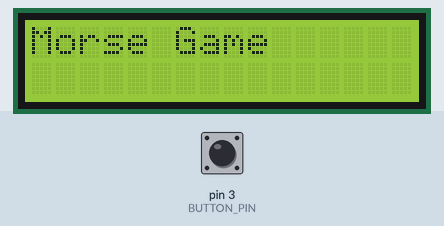
Bench run of a sketch on a simulated Arduino Uno, built with avr-gcc and run on an emulated ATmega328P. On the bench: 16×2 character LCD. The test bench sets the inputs (shaded band); at power-on: pin 3 (BUTTON_PIN) HIGH.

Above: at 0.1 s.
2.8 s: pin 3 (BUTTON_PIN) pulled LOW for 0.15 s
At 5.1 s:
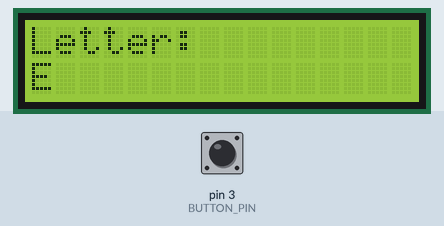
5.9 s: pin 3 (BUTTON_PIN) pulled LOW for 1 s
At 8.6 s:
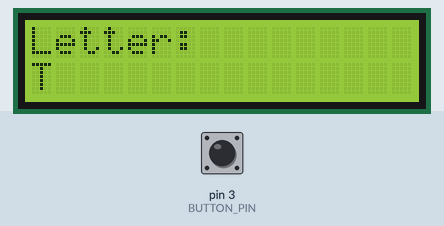
9.9 s: pin 3 (BUTTON_PIN) pulled LOW for 3.2 s
At 13.8 s:
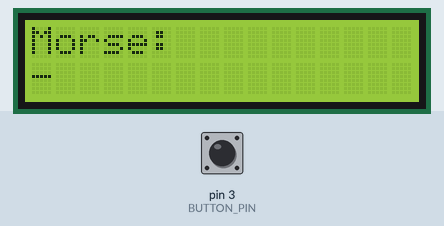
16.1 s: pin 3 (BUTTON_PIN) pulsed LOW 2 times (0.12 s each, 0.3 s apart)
At 17.1 s:
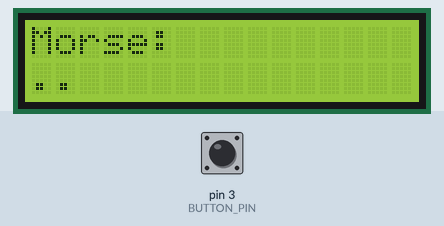
19.7 s: pin 3 (BUTTON_PIN) pulsed LOW 5 times (0.12 s each, 0.3 s apart)
At 22.5 s:
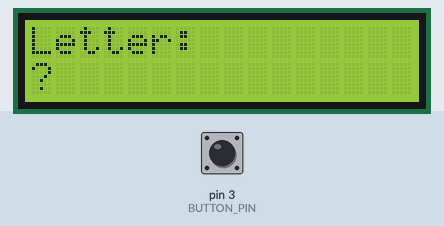
Timing chart, 0 to 24.0 s (numbered marks = the images above; inputs shaded):
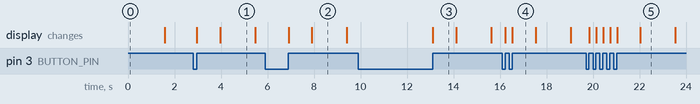

The sketch:

lesson-26_Morse_code.ino
```cpp
#include "Adafruit_LiquidCrystal.h"   // Library for I2C LCD1602

#define BUTTON_PIN 3                  // Digital pin connected to the button

// Create an LCD object (I2C address is handled internally by the library)
Adafruit_LiquidCrystal lcd(0);

// ---------------- Variable Definitions ----------------

// Time when the button is pressed down
unsigned long pressStartTime = 0;

// Time when the button is released
unsigned long lastReleaseTime = 0;

// Flag to indicate whether the button is currently pressed
bool buttonPressed = false;

// String to store the Morse code sequence ('.' and '-')
String morseCode = "";

// ---------------- Setup Function ----------------
void setup() {
  Serial.begin(115200);               // Start serial communication for debugging

  // Set button pin as input with internal pull-up resistor
  // Default state: HIGH, Pressed: LOW
  pinMode(BUTTON_PIN, INPUT_PULLUP);

  // Initialize the LCD (16 columns, 2 rows)
  // Retry until initialization is successful
  while (!lcd.begin(16, 2)) {
    Serial.println("LCD init failed");
    delay(50);
  }

  lcd.setBacklight(1);                // Turn on LCD backlight
  lcd.clear();

  // Display welcome message
  lcd.setCursor(0, 0);
  lcd.print("Morse Game");
  delay(1500);
  lcd.clear();
}

// ---------------- Main Loop ----------------
void loop() {
  int buttonState = digitalRead(BUTTON_PIN);  // Read button state

  // -------- Detect button press --------
  if (buttonState == LOW && !buttonPressed) {
    buttonPressed = true;             // Mark button as pressed
    pressStartTime = millis();        // Record press start time
  }

  // -------- Detect button release --------
  if (buttonState == HIGH && buttonPressed) {
    buttonPressed = false;            // Mark button as released
    unsigned long pressDuration = millis() - pressStartTime;

    // Short press → dot (.)
    // Long press → dash (-)
    if (pressDuration < 300) {
      morseCode += ".";
    } else {
      morseCode += "-";
    }

    lastReleaseTime = millis();       // Record release time
    displayMorse();                   // Update Morse code display
  }

  // -------- Check for end of one letter --------
  // If no button activity for more than 1 second,
  // treat the current Morse sequence as one complete letter
  if (morseCode.length() > 0 && millis() - lastReleaseTime > 1000) {
    char letter = decodeMorse(morseCode);  // Decode Morse to letter
    displayLetter(letter);                 // Display decoded letter
    morseCode = "";                        // Clear buffer for next letter
  }
}

// ---------------- Display Functions ----------------

// Display the current Morse code input
void displayMorse() {
  lcd.clear();
  lcd.setCursor(0, 0);
  lcd.print("Morse:");
  lcd.setCursor(0, 1);
  lcd.print(morseCode);
}

// Display the decoded letter on the LCD
void displayLetter(char letter) {
  lcd.clear();
  lcd.setCursor(0, 0);
  lcd.print("Letter:");
  lcd.setCursor(0, 1);
  lcd.print(letter);
  delay(1500);                        // Keep the letter visible
  lcd.clear();
}

// ---------------- Morse Code Decoder ----------------
// Convert Morse code string into an English letter
char decodeMorse(String code) {
  if (code == ".-") return 'A';
  if (code == "-...") return 'B';
  if (code == "-.-.") return 'C';
  if (code == "-..") return 'D';
  if (code == ".") return 'E';
  if (code == "..-.") return 'F';
  if (code == "--.") return 'G';
  if (code == "....") return 'H';
  if (code == "..") return 'I';
  if (code == ".---") return 'J';
  if (code == "-.-") return 'K';
  if (code == ".-..") return 'L';
  if (code == "--") return 'M';
  if (code == "-.") return 'N';
  if (code == "---") return 'O';
  if (code == ".--.") return 'P';
  if (code == "--.-") return 'Q';
  if (code == ".-.") return 'R';
  if (code == "...") return 'S';
  if (code == "-") return 'T';
  if (code == "..-") return 'U';
  if (code == "...-") return 'V';
  if (code == ".--") return 'W';
  if (code == "-..-") return 'X';
  if (code == "-.--") return 'Y';
  if (code == "--..") return 'Z';

  // Unknown or invalid Morse code
  return '?';
}
```

Measured:
- after the input at 2.8 s, the display: first changes after 0.16 s (image 1 shows a later state)
- after the input at 5.9 s, the display: first changes after 1.0 s (image 2 shows a later state)
- after the input at 9.9 s, the display: changes after 3.2 s (image 3)
- after the input at 16.1 s, the display: first changes after 0.13 s (image 4 shows a later state)
- after the input at 19.7 s, the display: first changes after 0.13 s (image 5 shows a later state)
- what the display in image 1 shows lasts 1.5 s, from 4.0 s to 5.5 s
- what the display in image 3 shows lasts 1.0 s, from 13.1 s to 14.1 s
